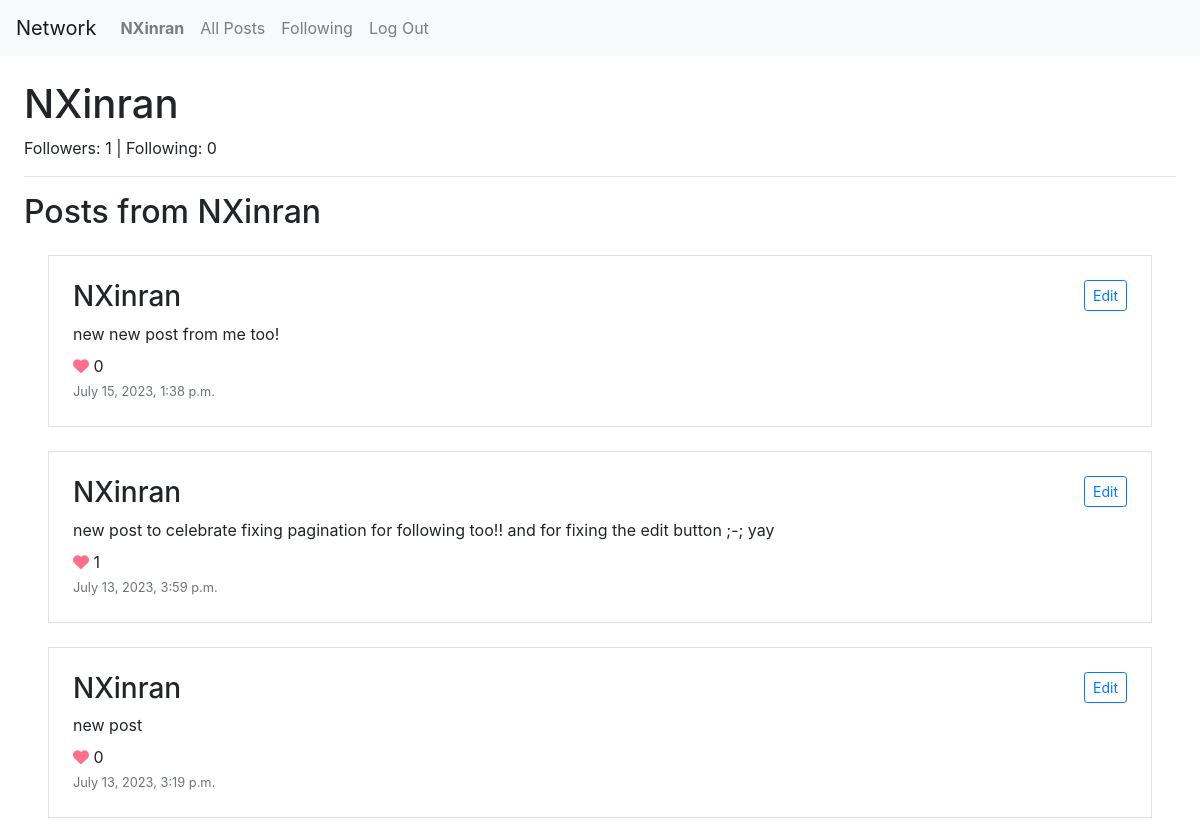
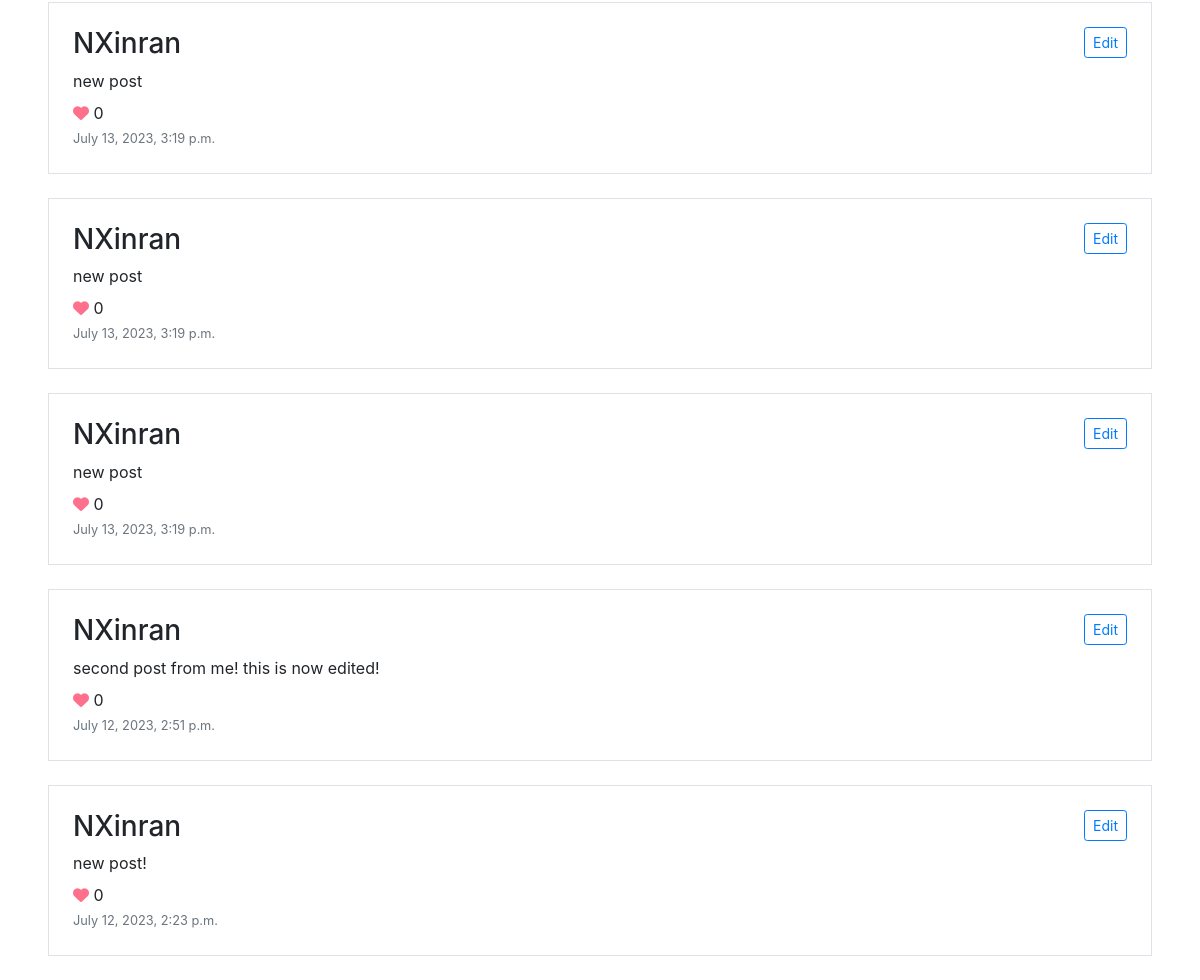
The page /users/NXinran/1 (signed in) on the database as committed earlier (2 pictures, top to bottom).
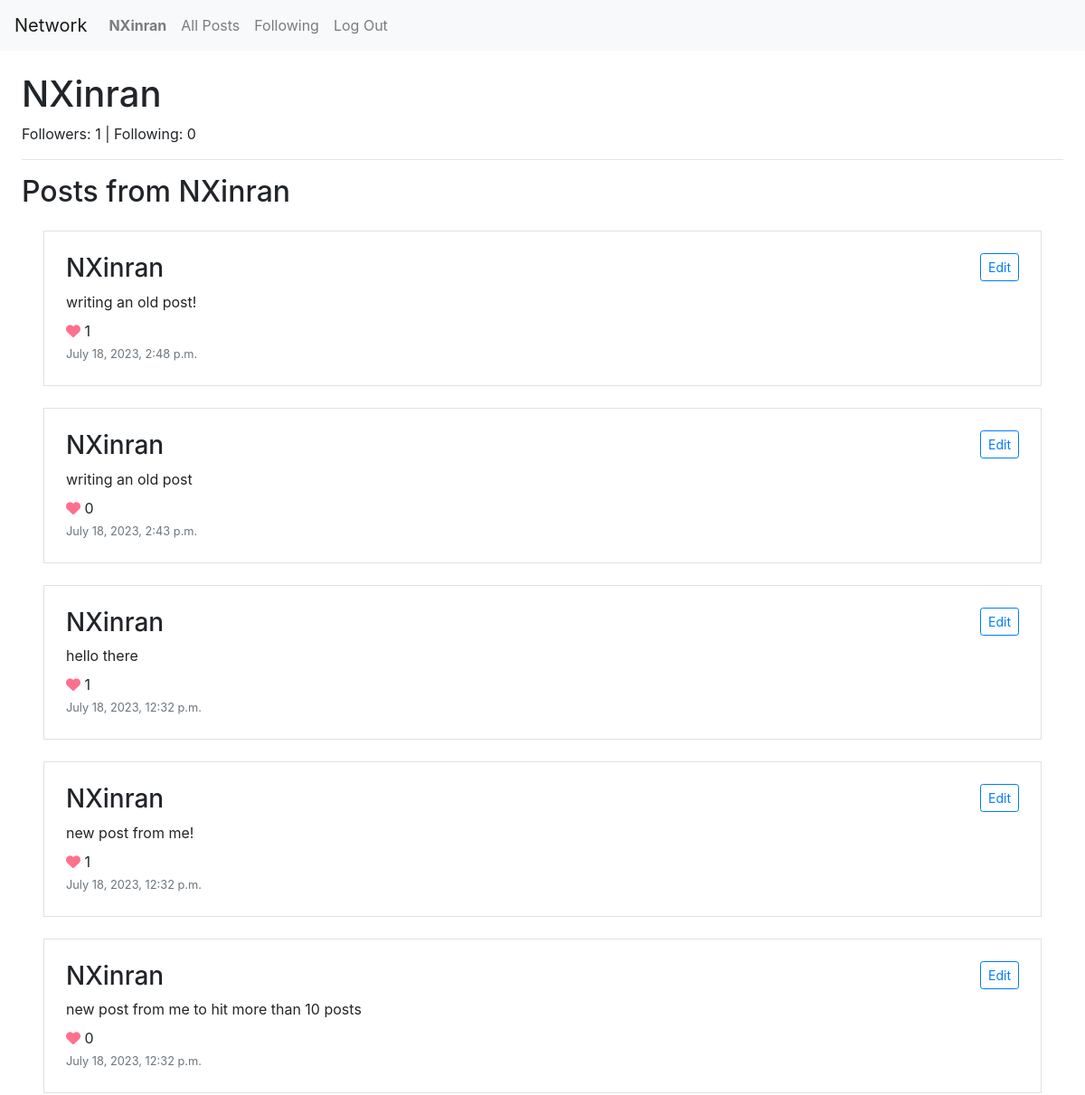
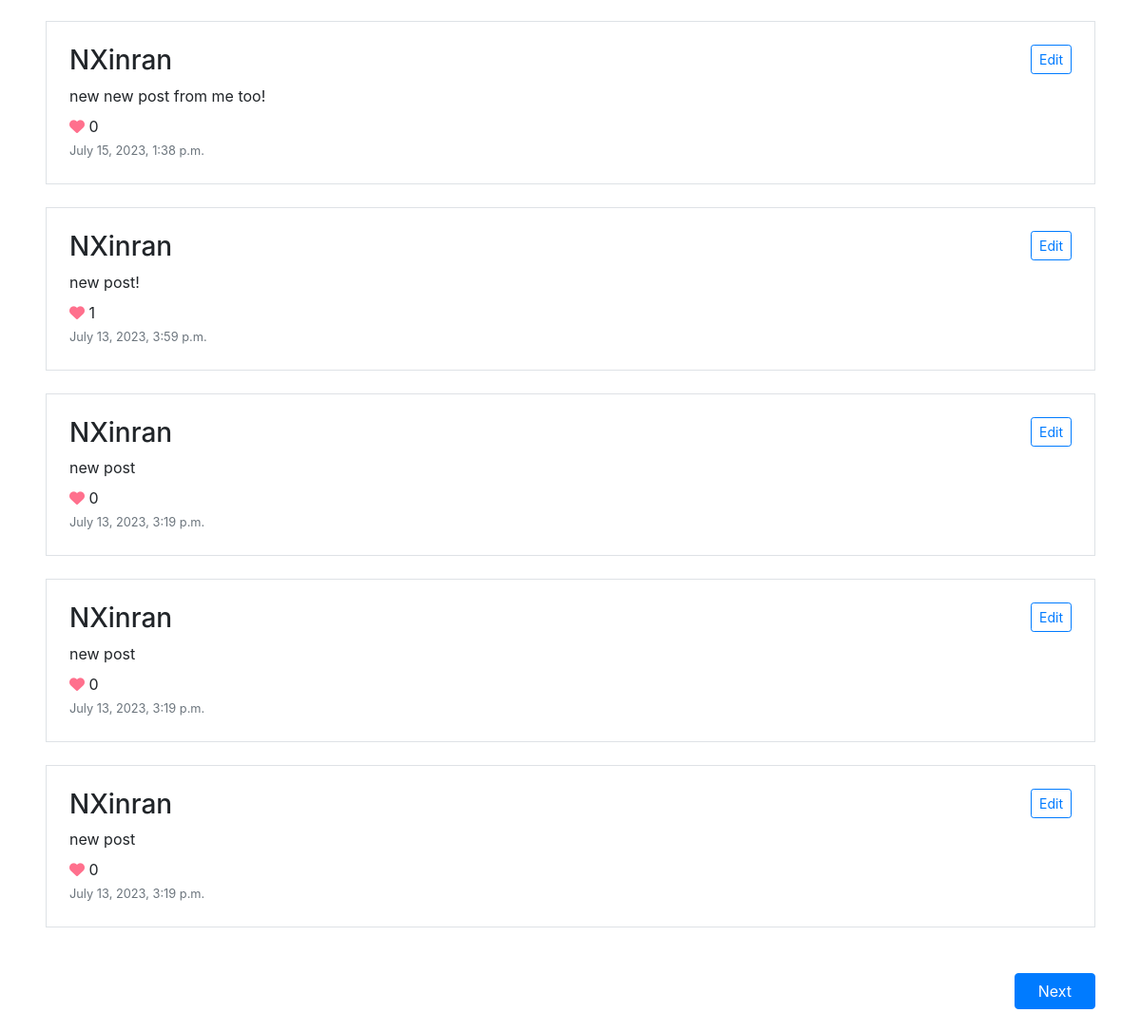
The same page on the database as committed later (2 pictures, top to bottom).
### network/models.py (models this page shows, shortened)
class Post(models.Model):
    user = models.ForeignKey(User, on_delete=models.CASCADE)
    body = models.TextField()
    time = models.DateTimeField()
    likes = models.ManyToManyField(User,
                                   blank=True,
                                   related_name='liked')

class User(AbstractUser):
    followers = models.ManyToManyField('self',
                                        symmetrical = False,
                                        blank=True,
                                        related_name='following')

### network/views.py (the view)
# urls.py: path("users/<str:username>/<int:page>", views.user_view, name="user"),
def user_view(request, username, page):
    requestUser = request.user
    user = User.objects.get(username=username)
    followersCount = user.followers.all().count
    followingCount = user.following.all().count
    allPosts = Post.objects.filter(user = user).order_by('-time')
    paginator = Paginator(allPosts, 10)
    numPages = paginator.num_pages
    posts = paginator.page(page).object_list
    hasNext = page < numPages
    hasPrev = page != 1
    isFollowing = user in requestUser.following.all()
    return render(request, "network/user.html", {
        "requestUser": requestUser,
        "user": user,
        "followersCount": followersCount,
        "followingCount": followingCount,
        "posts": posts,
        "isFollowing": isFollowing,
        "hasNext": hasNext,
        "hasPrev": hasPrev,
        "nextPage": page + 1,
        "prevPage": page - 1
    })

### network/templates/network/user.html (shortened to what this page needs)
{% extends "network/layout.html" %}
{% block body %}
<div class="m-4">
    <h1>{{ user.username }}</h1>
    <div class="">
        Followers: {{ followersCount }} | Following: {{ followingCount }}
    </div>
    <hr>
    <h2> Posts from {{ user.username }}</h2>
    {% for post in posts %}
    <div class="m-4 p-4 border">
        <h3 id="post_username">
            {{ post.user.username }}
            {% if post.user == request.user %}
                <button onclick="editPost({{post.id}})" id="edit-button-{{post.id}}" class="btn btn-outline-primary btn-sm" style="float:right">Edit</button>
            {% endif %}
        </h3>
        <p class="my-2" id="post-body-{{post.id}}">{{ post.body }}</p>
        <div>
            <i class="fa-solid fa-heart" style="color: #ff708d; cursor:pointer" onclick="toggleLike({{post.id}})"></i>
            <p id="likes-count-{{post.id}}" style="display: inline;">{{ post.likes.count }}</p>
        </div>
        <small class="text-muted">{{ post.time }}</small>
    </div>
    {% endfor %}
    {% if hasNext %}
    <button onclick="goToNextPage()" class="m-4 px-4 btn btn-primary" style="float:right;">Next</button>
    {% endif %}
</div>
{% endblock %}

Rows that differ between the two databases and show on the page:
no longer on this page (row unchanged): Post: user.username "NXinran", body "new post", likes.count "0", time "July 13, 2023, 3:19 p.m."
no longer on this page (row unchanged): Post: user.username "NXinran", body "second post from me! this is now edited!", likes.count "0", time "July 12, 2023, 2:51 p.m."
no longer on this page (row unchanged): Post: user.username "NXinran", body "new post!", likes.count "0", time "July 12, 2023, 2:23 p.m."
added Post: user.username "NXinran", body "writing an old post!", likes.count "1", time "July 18, 2023, 2:48 p.m."
added Post: user.username "NXinran", body "writing an old post", likes.count "0", time "July 18, 2023, 2:43 p.m."
added Post: user.username "NXinran", body "hello there", likes.count "1", time "July 18, 2023, 12:32 p.m."
added Post: user.username "NXinran", body "new post from me!", likes.count "1", time "July 18, 2023, 12:32 p.m."
added Post: user.username "NXinran", body "new post from me to hit more than 10 posts", likes.count "0", time "July 18, 2023, 12:32 p.m."
changed Post: body "new post to celebrate fixing pagination for following too!! and for fixing the edit button ;-; yay" → "new post!"
Other text that changed with them:
text now shown: "Next"
